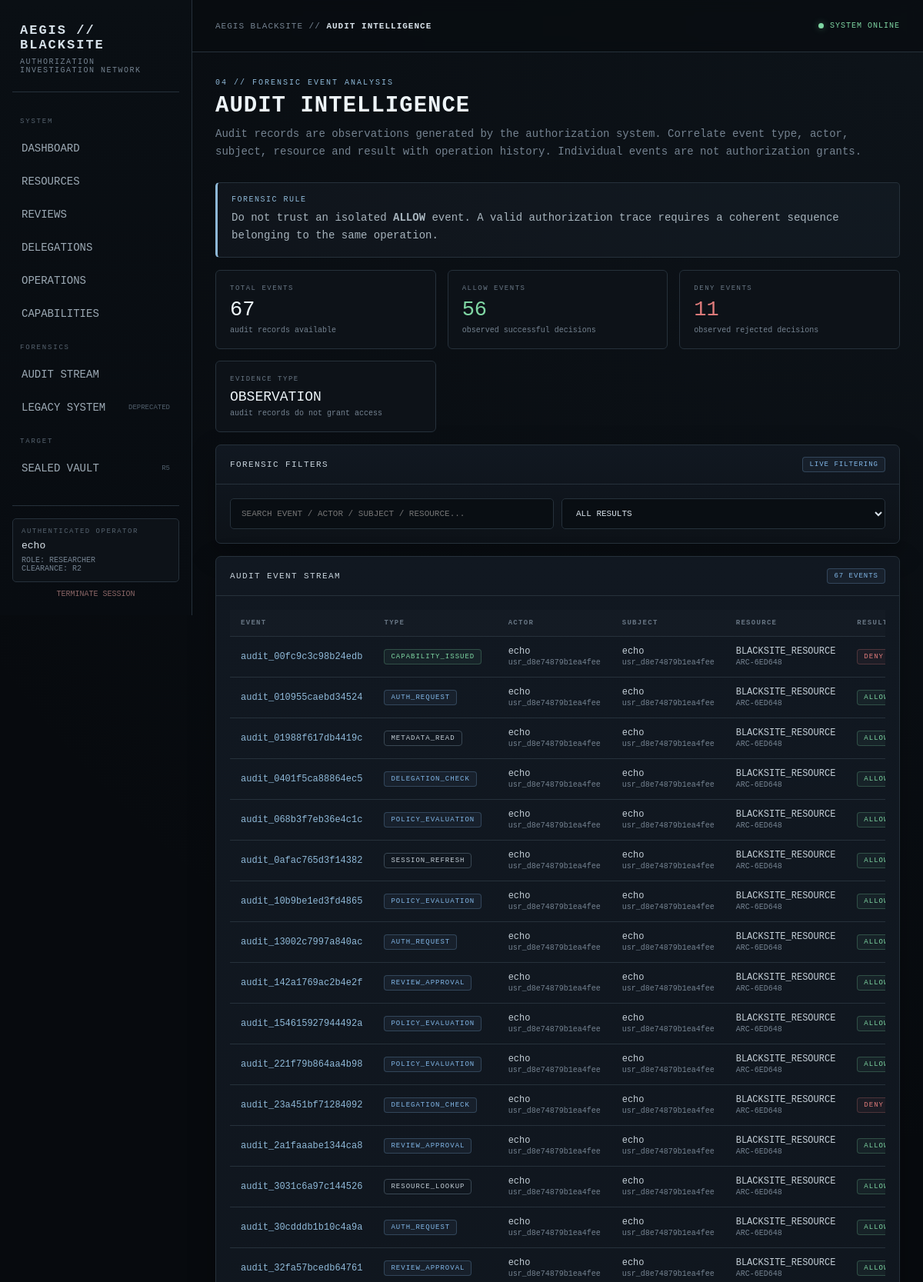
/audit (signed in, upper part), run on the app's committed database.
### tables this page shows
CREATE TABLE users (

                    id TEXT PRIMARY KEY,
                    username TEXT NOT NULL UNIQUE,
                    role TEXT NOT NULL,
                    organization_id TEXT NOT NULL,
                    clearance INTEGER NOT NULL,

                    FOREIGN KEY (
                        organization_id
                    )
                    REFERENCES organizations(id)

                );

CREATE TABLE audit_correlations (

                    id TEXT PRIMARY KEY,

                    operation_id TEXT NOT NULL,

                    audit_event_id TEXT NOT NULL,

                    correlation_type TEXT NOT NULL,

                    sequence_number INTEGER NOT NULL,

                    FOREIGN KEY (
                        operation_id
                    )
                    REFERENCES authorization_operations(id),

                    FOREIGN KEY (
                        audit_event_id
                    )
                    REFERENCES audit_events(id)

                );

CREATE TABLE audit_events (

                    id TEXT PRIMARY KEY,

                    event_type TEXT NOT NULL,

                    actor TEXT NOT NULL,
                    subject TEXT NOT NULL,

                    resource_id TEXT NOT NULL,

                    result TEXT NOT NULL,
                    message TEXT NOT NULL,

                    operation_id TEXT,

                    occurred_at TEXT,

                    FOREIGN KEY (
                        actor
                    )
                    REFERENCES users(id),

                    FOREIGN KEY (
                        subject
                    )
                    REFERENCES users(id),

                    FOREIGN KEY (
                        resource_id
                    )
                    REFERENCES resources(id)

                );

CREATE TABLE resources (

                    id TEXT PRIMARY KEY,
                    name TEXT NOT NULL,
                    project_id TEXT NOT NULL,
                    policy_id TEXT NOT NULL,
                    classification INTEGER NOT NULL,
                    alias TEXT NOT NULL UNIQUE,

                    FOREIGN KEY (
                        project_id
                    )
                    REFERENCES projects(id),

                    FOREIGN KEY (
                        policy_id
                    )
                    REFERENCES policies(id)

                );

### routes/audit.py (the view)
    @app.get("/audit")
    def audit():
        user = current_user()
        if user is None:
            return (
                "Authentication required",
                401,
            )
        graph = current_app.extensions[
            "blacksite_graph"
        ]
        connection = graph.database.connect()
        try:
            rows = connection.execute(
                """
                SELECT
                    a.id,
                    a.event_type,
                    a.actor,
                    a.subject,
                    a.resource_id,
                    a.result,
                    a.message,

                    actor_user.username
                        AS actor_username,

                    subject_user.username
                        AS subject_username,

                    r.name
                        AS resource_name,

                    r.alias
                        AS resource_alias,

                    ac.operation_id
                        AS operation_id,

                    ac.correlation_type
                        AS correlation_type,

                    ac.sequence_number
                        AS sequence_number

                FROM audit_events a

                LEFT JOIN audit_correlations ac
                    ON ac.audit_event_id = a.id

                LEFT JOIN users actor_user
                    ON actor_user.id = a.actor

                LEFT JOIN users subject_user
                    ON subject_user.id = a.subject

                LEFT JOIN resources r
                    ON r.id = a.resource_id

                ORDER BY
                    a.id
                """
            ).fetchall()
        finally:
            connection.close()
        return render_template(
            "audit.html",
            user=user,
            events=rows,
        )

### templates/audit.html (shortened to what this page needs)
{% extends "base.html" %}
{% block section %}
AUDIT INTELLIGENCE
{% endblock %}
{% block content %}
<div class="page-header">
    <div class="eyebrow">
        04 // FORENSIC EVENT ANALYSIS
    </div>
    <h1>
        AUDIT INTELLIGENCE
    </h1>
    <div class="subtitle">
        Audit records are observations generated by the
        authorization system. Correlate event type, actor,
        subject, resource and result with operation history.
        Individual events are not authorization grants.
    </div>
</div>
<div class="callout">
    <div class="callout-title">
        FORENSIC RULE
    </div>
    <div class="callout-text">
        Do not trust an isolated
        <strong>ALLOW</strong>
        event. A valid authorization trace requires a coherent
        sequence belonging to the same operation.
    </div>
</div>
<br>
{% set allow_count = events
    |selectattr("result", "equalto", "ALLOW")
    |list|length
%}
{% set deny_count = events
    |selectattr("result", "equalto", "DENY")
    |list|length
%}
<div class="grid">
    <div class="metric">
        <div class="metric-label">
            TOTAL EVENTS
        </div>
        <div class="metric-value">
            {{ events|length }}
        </div>
        <div class="metric-note">
            audit records available
        </div>
    </div>
    <div class="metric">
        <div class="metric-label">
            ALLOW EVENTS
        </div>
        <div
            class="metric-value"
            style="color:var(--green);"
        >
            {{ allow_count }}
        </div>
        <div class="metric-note">
            observed successful decisions
        </div>
    </div>
    <div class="metric">
        <div class="metric-label">
            DENY EVENTS
        </div>
        <div
            class="metric-value"
            style="color:var(--red);"
        >
            {{ deny_count }}
        </div>
        <div class="metric-note">
            observed rejected decisions
        </div>
    </div>
    <div class="metric">
        <div class="metric-label">
            EVIDENCE TYPE
        </div>
        <div
            class="metric-value"
            style="font-size:18px;"
        >
            OBSERVATION
        </div>
        <div class="metric-note">
            audit records do not grant access
        </div>
    </div>
</div>
<br>
<div class="panel">
    <div class="panel-header">
        <div class="panel-title">
            FORENSIC FILTERS
        </div>
        <span class="badge badge-blue">
            LIVE FILTERING
        </span>
    </div>
    <div class="panel-body">
        <div
            style="
                display:grid;
                grid-template-columns:
                    repeat(
                        auto-fit,
                        minmax(190px, 1fr)
                    );
                gap:10px;
            "
        >
            <input
                id="auditSearch"
                type="text"
                placeholder="SEARCH EVENT / ACTOR / SUBJECT / RESOURCE..."
                style="
                    width:100%;
                    padding:12px 14px;
                    background:#090e13;
                    color:var(--text);
                    border:1px solid var(--border);
                    border-radius:5px;
                    font-family:inherit;
                    font-size:11px;
                    outline:none;
                "
            >
            <select
                id="resultFilter"
                style="
                    width:100%;
                    padding:12px 14px;
                    background:#090e13;
                    color:var(--text);
                    border:1px solid var(--border);
                    border-radius:5px;
                    font-family:inherit;
                    font-size:11px;
                    outline:none;
                "
            >
                <option value="">
                    ALL RESULTS
                </option>
            </select>
        </div>
    </div>
</div>
<br>
<div class="panel">
    <div class="panel-header">
        <div class="panel-title">
            AUDIT EVENT STREAM
        </div>
        <span
            id="visibleCount"
            class="badge badge-blue"
        >
            {{ events|length }} EVENTS
        </span>
    </div>
    <div class="panel-body">
        <div class="table-wrap">
            <table id="auditTable">
                <thead>
                    <tr>
                        <th>EVENT</th>
                        <th>TYPE</th>
                        <th>ACTOR</th>
                        <th>SUBJECT</th>
                        <th>RESOURCE</th>
                        <th>RESULT</th>
                    </tr>
                </thead>
                <tbody>
                {% for event in events %}
                    <tr
                        class="audit-row"
                        data-result="{{ event['result'] }}"
                        data-search="
                            {{ event['id'] }}
                            {{ event['event_type'] }}
                            {{ event['actor_username'] }}
                            {{ event['subject_username'] }}
                            {{ event['resource_name'] }}
                            {{ event['operation_id'] or '' }}
                            {{ event['correlation_type'] or '' }}
                            {{ event['sequence_number'] or '' }}
                            {{ event['message'] }}
                    "
                        onclick="inspectEvent(this)"
                        style="cursor:pointer;"
                    >
                        <td>
                            <span
                                class="mono"
                                style="color:var(--accent);"
                            >
                                {{ event["id"] }}
                            </span>
                        </td>
                        <td>
                            {% if event["event_type"] == "CAPABILITY_ISSUED" %}
                                <span class="badge badge-green">
                                    {{ event["event_type"] }}
                                </span>
                            {% elif event["event_type"] in [
                                "POLICY_EVALUATION",
                                "REVIEW_APPROVAL",
                                "DELEGATION_CHECK",
                                "AUTH_REQUEST"
                            ] %}
                                <span class="badge badge-blue">
                                    {{ event["event_type"] }}
                                </span>
                            {% elif "REVOK" in event["event_type"] %}
                                <span class="badge badge-red">
                                    {{ event["event_type"] }}
                                </span>
                            {% else %}
                                <span class="badge">
                                    {{ event["event_type"] }}
                                </span>
                            {% endif %}
                        </td>
                        <td>
                            {{ event["actor_username"] }}
                            <br>
                            <span
                                style="
                                    color:var(--muted);
                                    font-size:10px;
                                "
                            >
                                {{ event["actor"] }}
                            </span>
                        </td>
                        <td>
                            {{ event["subject_username"] }}
                            <br>
                            <span
                                style="
                                    color:var(--muted);
                                    font-size:10px;
                                "
                            >
                                {{ event["subject"] }}
                            </span>
                        </td>
                        <td>
                            {{ event["resource_name"] }}
                            <br>
                            <span
                                style="
                                    color:var(--muted);
                                    font-size:10px;
                                "
                            >
                                {{ event["resource_alias"] }}
                            </span>
                        </td>
                        <td>
                            {% if event["result"] == "ALLOW" %}
                                <span class="badge badge-green">
                                    ALLOW
                                </span>
                            {% else %}
                                <span class="badge badge-red">
                                    DENY
                                </span>
                            {% endif %}
                        </td>
                    </tr>
                {% endfor %}
                </tbody>
            </table>
        </div>
    </div>
</div>
<br>
<br>
<br>
<br>
{% endblock %}

### templates/base.html (shortened to what this page needs)
<!DOCTYPE html>
<html lang="en">
<head>
</head>
<body>
<div class="app">
    <aside class="sidebar">
        <div class="brand">
            <div class="brand-main">
                AEGIS // BLACKSITE
            </div>
            <div class="brand-sub">
                AUTHORIZATION INVESTIGATION NETWORK
            </div>
        </div>
        <nav class="nav">
            <div class="nav-section">
                SYSTEM
            </div>
            <a href="/dashboard">
                <span>DASHBOARD</span>
            </a>
            <a href="/resources">
                <span>RESOURCES</span>
            </a>
            <a href="/reviews">
                <span>REVIEWS</span>
            </a>
            <a href="/delegations">
                <span>DELEGATIONS</span>
            </a>
            <a href="/operations">
                <span>OPERATIONS</span>
            </a>
            <a href="/capabilities">
                <span>CAPABILITIES</span>
            </a>
            <div class="nav-section">
                FORENSICS
            </div>
            <a href="/audit">
                <span>AUDIT STREAM</span>
            </a>
            <a href="/legacy">
                <span>LEGACY SYSTEM</span>
                <span class="tag">DEPRECATED</span>
            </a>
            <div class="nav-section">
                TARGET
            </div>
            <a href="/vault">
                <span>SEALED VAULT</span>
                <span class="tag">R5</span>
            </a>
        </nav>
        <div class="sidebar-bottom">
            <div class="identity-mini">
                <div class="identity-label">
                    AUTHENTICATED OPERATOR
                </div>
                <div class="identity-name">
                    {{ user.username }}
                </div>
                <div class="identity-meta">
                    ROLE: {{ user.role|upper }}
                    <br>
                    CLEARANCE: R{{ user.clearance }}
                </div>
            </div>
            <a
                class="terminate"
                href="/logout"
            >
                TERMINATE SESSION
            </a>
        </div>
    </aside>
    <section class="content">
        <header class="topbar">
            <div class="crumb">
                AEGIS BLACKSITE
                //
                <strong>
                    {% block section %}SYSTEM{% endblock %}
                </strong>
            </div>
            <div class="status">
                <span class="status-dot"></span>
                SYSTEM ONLINE
            </div>
        </header>
        <main class="page">
            {% block content %}{% endblock %}
        </main>
    </section>
</div>
</body>
</html>

### data on the page
users: username "echo", role "RESEARCHER", clearance "2"
audit_correlations: id "audit_00fc9c3c98b24edb", event_type "CAPABILITY_ISSUED", actor_username "echo", actor "usr_d8e74879b1ea4fee", subject_username "echo", subject "usr_d8e74879b1ea4fee", resource_name "BLACKSITE_RESOURCE", resource_alias "ARC-6ED648", shows "DENY"
audit_correlations: id "audit_010955caebd34524", event_type "AUTH_REQUEST", actor_username "echo", actor "usr_d8e74879b1ea4fee", subject_username "echo", subject "usr_d8e74879b1ea4fee", resource_name "BLACKSITE_RESOURCE", resource_alias "ARC-6ED648", shows "ALLOW"
audit_events: id "audit_01988f617db4419c", event_type "METADATA_READ", actor_username "echo", actor "usr_d8e74879b1ea4fee", subject_username "echo", subject "usr_d8e74879b1ea4fee", resource_name "BLACKSITE_RESOURCE", resource_alias "ARC-6ED648", result "ALLOW"
audit_correlations: id "audit_0401f5ca88864ec5", event_type "DELEGATION_CHECK", actor_username "echo", actor "usr_d8e74879b1ea4fee", subject_username "echo", subject "usr_d8e74879b1ea4fee", resource_name "BLACKSITE_RESOURCE", resource_alias "ARC-6ED648", shows "ALLOW"
audit_correlations: id "audit_068b3f7eb36e4c1c", event_type "POLICY_EVALUATION", actor_username "echo", actor "usr_d8e74879b1ea4fee", subject_username "echo", subject "usr_d8e74879b1ea4fee", resource_name "BLACKSITE_RESOURCE", resource_alias "ARC-6ED648", shows "ALLOW"
audit_events: id "audit_0afac765d3f14382", event_type "SESSION_REFRESH", actor_username "echo", actor "usr_d8e74879b1ea4fee", subject_username "echo", subject "usr_d8e74879b1ea4fee", resource_name "BLACKSITE_RESOURCE", resource_alias "ARC-6ED648", result "ALLOW"
audit_correlations: id "audit_10b9be1ed3fd4865", event_type "POLICY_EVALUATION", actor_username "echo", actor "usr_d8e74879b1ea4fee", subject_username "echo", subject "usr_d8e74879b1ea4fee", resource_name "BLACKSITE_RESOURCE", resource_alias "ARC-6ED648", shows "ALLOW"
audit_correlations: id "audit_13002c7997a840ac", event_type "AUTH_REQUEST", actor_username "echo", actor "usr_d8e74879b1ea4fee", subject_username "echo", subject "usr_d8e74879b1ea4fee", resource_name "BLACKSITE_RESOURCE", resource_alias "ARC-6ED648", shows "ALLOW"
audit_correlations: id "audit_142a1769ac2b4e2f", event_type "REVIEW_APPROVAL", actor_username "echo", actor "usr_d8e74879b1ea4fee", subject_username "echo", subject "usr_d8e74879b1ea4fee", resource_name "BLACKSITE_RESOURCE", resource_alias "ARC-6ED648", shows "ALLOW"
audit_correlations: id "audit_154615927944492a", event_type "POLICY_EVALUATION", actor_username "echo", actor "usr_d8e74879b1ea4fee", subject_username "echo", subject "usr_d8e74879b1ea4fee", resource_name "BLACKSITE_RESOURCE", resource_alias "ARC-6ED648", shows "ALLOW"
audit_correlations: id "audit_221f79b864aa4b98", event_type "POLICY_EVALUATION", actor_username "echo", actor "usr_d8e74879b1ea4fee", subject_username "echo", subject "usr_d8e74879b1ea4fee", resource_name "BLACKSITE_RESOURCE", resource_alias "ARC-6ED648", shows "ALLOW"
audit_correlations: id "audit_23a451bf71284092", event_type "DELEGATION_CHECK", actor_username "echo", actor "usr_d8e74879b1ea4fee", subject_username "echo", subject "usr_d8e74879b1ea4fee", resource_name "BLACKSITE_RESOURCE", resource_alias "ARC-6ED648", shows "DENY"
audit_correlations: id "audit_2a1faaabe1344ca8", event_type "REVIEW_APPROVAL", actor_username "echo", actor "usr_d8e74879b1ea4fee", subject_username "echo", subject "usr_d8e74879b1ea4fee", resource_name "BLACKSITE_RESOURCE", resource_alias "ARC-6ED648", shows "ALLOW"
audit_events: id "audit_3031c6a97c144526", event_type "RESOURCE_LOOKUP", actor_username "echo", actor "usr_d8e74879b1ea4fee", subject_username "echo", subject "usr_d8e74879b1ea4fee", resource_name "BLACKSITE_RESOURCE", resource_alias "ARC-6ED648", result "ALLOW"
audit_correlations: id "audit_30cdddb1b10c4a9a", event_type "AUTH_REQUEST", actor_username "echo", actor "usr_d8e74879b1ea4fee", subject_username "echo", subject "usr_d8e74879b1ea4fee", resource_name "BLACKSITE_RESOURCE", resource_alias "ARC-6ED648", shows "ALLOW"
audit_correlations: id "audit_32fa57bcedb64761", event_type "REVIEW_APPROVAL", actor_username "echo", actor "usr_d8e74879b1ea4fee", subject_username "echo", subject "usr_d8e74879b1ea4fee", resource_name "BLACKSITE_RESOURCE", resource_alias "ARC-6ED648", shows "ALLOW"

### other printed values
{{ events|length }} "67"
{{ allow_count }} "56"
{{ deny_count }} "11"
